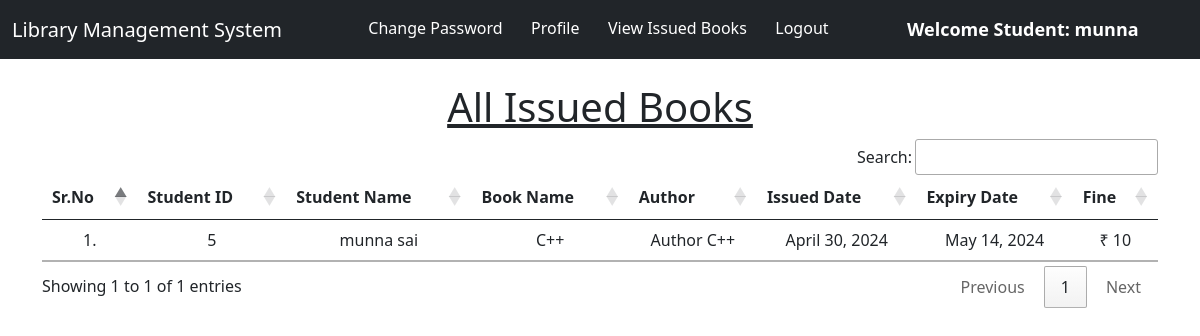
/student_issued_books/ (signed in), run on the app's committed database.
### DemoApp/models.py (models this page shows, shortened)
class Book(models.Model):
    name = models.CharField(max_length=200)
    author = models.CharField(max_length=200)
    isbn = models.PositiveIntegerField()
    category = models.CharField(max_length=50)

class IssuedBook(models.Model):
    student_id = models.CharField(max_length=100, blank=True)
    isbn = models.CharField(max_length=13)
    issued_date = models.DateField(auto_now=True)
    expiry_date = models.DateField(default=expiry)

### DemoApp/views.py (the view)
# urls.py: path("student_issued_books/", views.student_issued_books, name="student_issued_books"),
@login_required(login_url = '/student_login')
def student_issued_books(request):
    student = Student.objects.filter(user_id=request.user.id)
    issuedBooks = IssuedBook.objects.filter(student_id=student[0].user_id)
    li1 = []
    li2 = []
    for i in issuedBooks:
        books = Book.objects.filter(isbn=i.isbn)
        for book in books:
            t=(request.user.id, request.user.get_full_name, book.name,book.author)
            li1.append(t)
        days=(date.today()-i.issued_date)
        d=days.days
        fine=0
        if d>15:
            day=d-14
            fine=day*5
        t=(issuedBooks[0].issued_date, issuedBooks[0].expiry_date, fine)
        li2.append(t)
    return render(request,'student_issued_books.html',{'li1':li1, 'li2':li2})

### DemoApp/templates/student_issued_books.html (shortened to what this page needs)
{% extends 'student_navbar.html' %}
{% load static %}
{% block body %}
<div class="container mt-4">
    <h1 class="text-center"><u>All Issued Books</u></h1>
    <table class="table table-hover" id="example">
        <thead>
            <tr class="text-center">
                <th>Sr.No</th>
                <th>Student ID</th>
                <th>Student Name</th>
                <th>Book Name</th>
                <th>Author</th>
                <th>Issued Date</th>
                <th>Expiry Date</th>
                <th>Fine</th>
            </tr>
        </thead>
        <tbody>
            {% for i in li1 %}
            <tr class="text-center">
                <td>{{forloop.counter}}.</td>
                <td>{{i.0}}</td>
                <td>{{i.1}}</td>
                <td>{{i.2}}</td>
                <td>{{i.3}}</td>
                {% endfor %}
                {% for i in li2 %}
                <td>{{i.0}}</td>
                <td>{{i.1}}</td>
                <td>₹ {{i.2}}</td>
            </tr>
            {% endfor %}
        </tbody>
    </table>
    </div>
{% endblock %}

### DemoApp/templates/student_navbar.html (shortened to what this page needs)
<!doctype html>
<html lang="en">
  <head>
    <link href="https://cdn.jsdelivr.net/npm/bootstrap@5.1.0/dist/css/bootstrap.min.css" rel="stylesheet">
    <link rel="stylesheet" href="https://cdn.datatables.net/1.10.25/css/jquery.dataTables.min.css">
    <link rel="stylesheet" href="https://cdn.datatables.net/buttons/1.7.1/css/buttons.dataTables.min.css">
  </head>
  <body>
    <nav class="navbar navbar-expand-lg navbar-dark bg-dark sticky-top">
        <div class="container-fluid">
          <a class="navbar-brand" href="#">Library Management System</a>
          <div class="collapse navbar-collapse" id="navbarSupportedContent">
            <ul class="navbar-nav me-auto mb-2 mb-lg-0">
              <li class="nav-item">
                <a class="nav-link active" aria-current="page" href="/change_password/">Change Password</a>
              </li>
              <li class="nav-item">
                <a class="nav-link active" aria-current="page" href="/profile/">Profile</a>
              </li>
              <li class="nav-item">
                <a class="nav-link active" aria-current="page" href="/student_issued_books/">View Issued Books</a>
              </li>
              <li class="nav-item">
                <a class="nav-link active" aria-current="page" href="/logout/">Logout</a>
              </li>
              <li class="nav-item">
                <a style="font-weight:600; font-family:'Segoe UI', Tahoma, Geneva, Verdana, sans-serif; font-size: large;" class="nav-link active" href="#">Welcome Student: {{request.user}}</a>
              </li>
            </ul>
          </div>
        </div>
      </nav>
      {% block body %}
      {% endblock %}
  </body>
</html>

### data on the page
Book: name "C++", author "Author C++"
IssuedBook: issued_date "April 30, 2024", expiry_date "May 14, 2024"

### other printed values
{{ request.user }} "munna"
{{ i.0 }} "5"
{{ i.1 }} "munna sai"
{{ i.2 }} "10"
